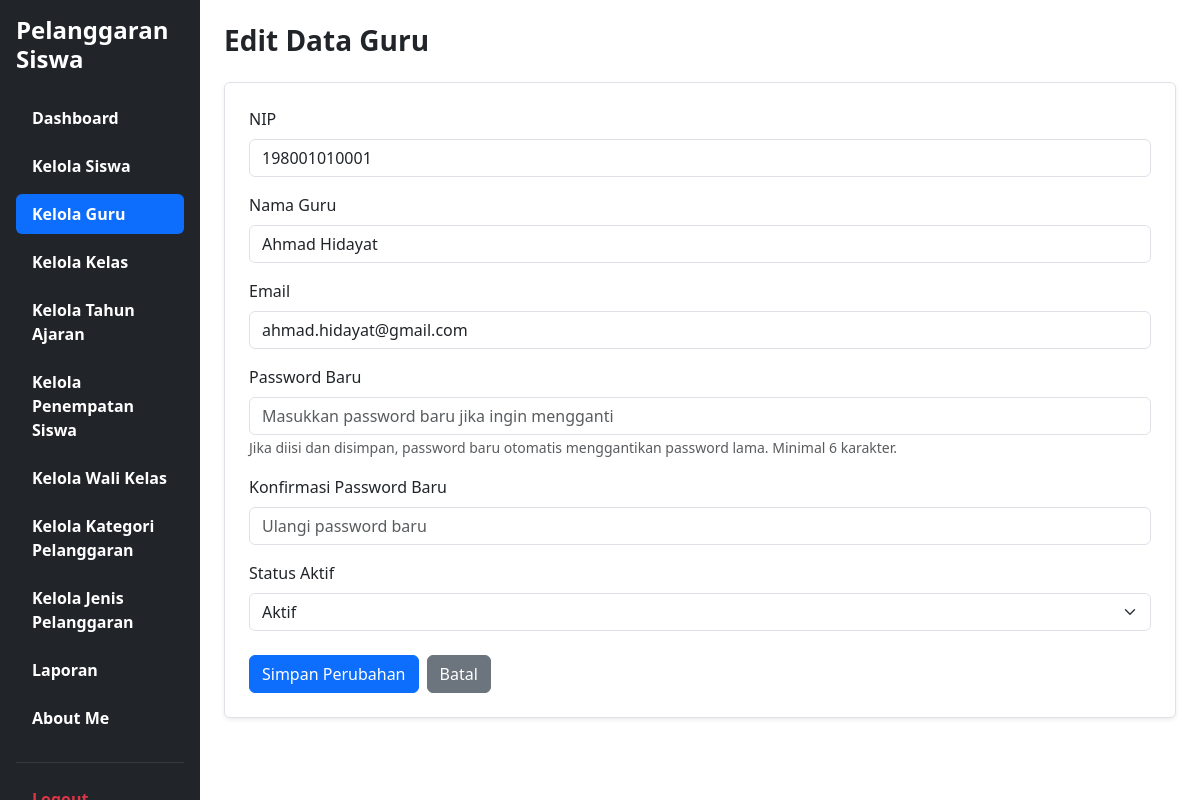
The page /edit_guru.php?id=1 on the database as committed earlier.
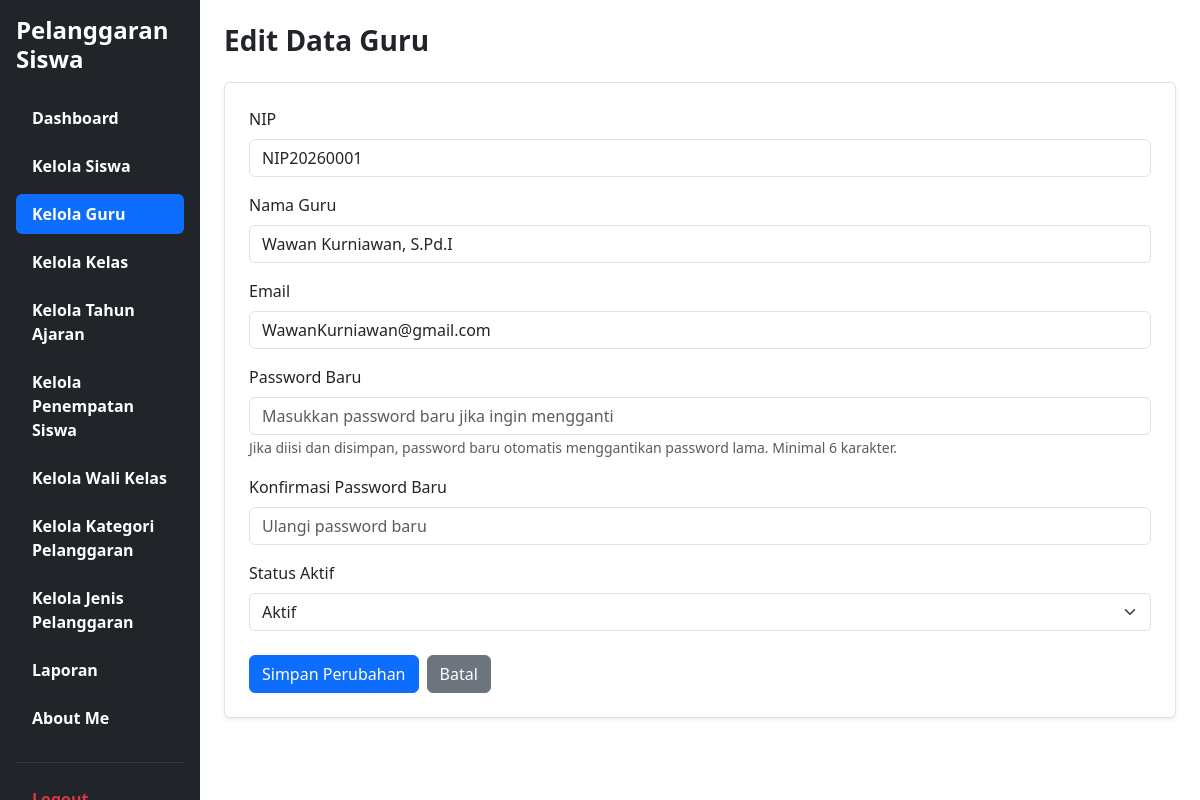
The same page on the database as committed later.
### tables this page shows
CREATE TABLE `t_guru` (
  `id` int(11) NOT NULL,
  `nip` varchar(30) NOT NULL,
  `nama` varchar(150) DEFAULT NULL,
  `email` varchar(150) NOT NULL,
  `status_aktif` tinyint(1) NOT NULL,
  `user_id` int(11) NOT NULL,
  `created_at` timestamp NOT NULL DEFAULT current_timestamp(),
  `updated_at` timestamp NOT NULL DEFAULT current_timestamp()
);

### edit_guru.php (the view, shortened to what the changed rows need)
<?php
require_once "config/koneksi.php";
$id = isset($_GET['id']) ? (int)$_GET['id'] : 0;
$stmt = $koneksi->prepare("SELECT * FROM t_guru WHERE id = ? LIMIT 1");
$stmt->bind_param("i", $id);
$stmt->execute();
$guru = $stmt->get_result()->fetch_assoc();
$nip = $guru['nip'];
$nama = $guru['nama'];
$email = $guru['email'] ?? "";
$status = (string)$guru['status_aktif'];
function e($nilai) {
    return htmlspecialchars((string)($nilai ?? ""), ENT_QUOTES, "UTF-8");
}
?>
<!DOCTYPE html>
<html lang="id">
<head>
    <link href="https://cdn.jsdelivr.net/npm/bootstrap@5.3.8/dist/css/bootstrap.min.css" rel="stylesheet">
</head>
<body>
<div class="container-fluid">
    <div class="row">
        <main class="col-md-9 col-lg-10 p-4">
            <div class="card shadow-sm border" style="background-color: #ffffff; border-color: #dee2e6 !important;">
                <div class="card-body p-4">
                    <form method="POST">
                        <div class="mb-3">
                            <label class="form-label">NIP</label>
                            <input
                                type="text"
                                name="nip"
                                class="form-control"
                                placeholder="Masukkan NIP"
                                value="<?= e($nip) ?>"
                                maxlength="30"
                                required
                            >
                        </div>
                        <div class="mb-3">
                            <label class="form-label">Nama Guru</label>
                            <input
                                type="text"
                                name="nama"
                                class="form-control"
                                placeholder="Masukkan Nama Guru"
                                value="<?= e($nama) ?>"
                                required
                            >
                        </div>
                        <div class="mb-3">
                            <label class="form-label">Email</label>
                            <input
                                type="email"
                                name="email"
                                class="form-control"
                                placeholder="Masukkan Email"
                                value="<?= e($email) ?>"
                            >
                        </div>
                        <div class="mb-3">
                            <label class="form-label">Status Aktif</label>
                            <select name="status_aktif" class="form-select" required>
                                <option value="1" <?= $status === "1" ? "selected" : "" ?>>Aktif</option>
                            </select>
                        </div>
                    </form>
                </div>
            </div>
        </main>
    </div>
</div>
</body>
</html>

Rows that differ between the two databases and show on the page:
changed t_guru "Aktif": nip "198001010001" → "NIP20260001"; nama "Ahmad Hidayat" → "Wawan Kurniawan, S.Pd.I"; email "ahmad.hidayat@gmail.com" → "WawanKurniawan@gmail.com"
